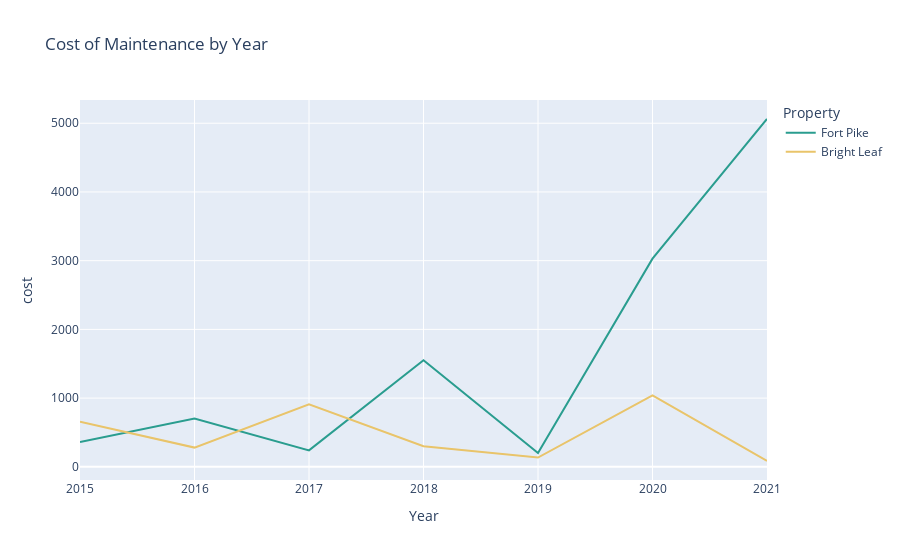

Notebook code cell kept with this figure:
### Code cell
fig = px.line(maintenance_cost, x="Year", y="cost", color="Property", title="Cost of Maintenance by Year", color_discrete_map={
        'Fort Pike': '#2a9d8f',
        'Bright Leaf': '#e9c46a'
    })
fig

### Figure 1 — Plotly figure (JSON) as saved in the notebook; plotly's stock layout.template omitted (floating-point values rounded to 4 significant figures)
{"data": [{"hovertemplate": "Property=Fort Pike<br>Year=%{x}<br>cost=%{y}<extra></extra>", "legendgroup": "Fort Pike", "line": {"color": "#2a9d8f", "dash": "solid"}, "marker": {"symbol": "circle"}, "mode": "lines", "name": "Fort Pike", "orientation": "v", "showlegend": true, "type": "scatter", "x": [2015, 2016, 2017, 2018, 2019, 2020, 2021], "xaxis": "x", "y": [360, 704, 240, 1550.0, 200, 3029.0, 5062.0], "yaxis": "y"}, {"hovertemplate": "Property=Bright Leaf<br>Year=%{x}<br>cost=%{y}<extra></extra>", "legendgroup": "Bright Leaf", "line": {"color": "#e9c46a", "dash": "solid"}, "marker": {"symbol": "circle"}, "mode": "lines", "name": "Bright Leaf", "orientation": "v", "showlegend": true, "type": "scatter", "x": [2015, 2016, 2017, 2018, 2019, 2020, 2021], "xaxis": "x", "y": [657, 280, 910.0, 300, 135, 1040, 85], "yaxis": "y"}], "layout": {"legend": {"title": {"text": "Property"}, "tracegroupgap": 0}, "title": {"text": "Cost of Maintenance by Year"}, "xaxis": {"anchor": "y", "domain": [0, 1], "title": {"text": "Year"}}, "yaxis": {"anchor": "x", "domain": [0, 1], "title": {"text": "cost"}}}}
